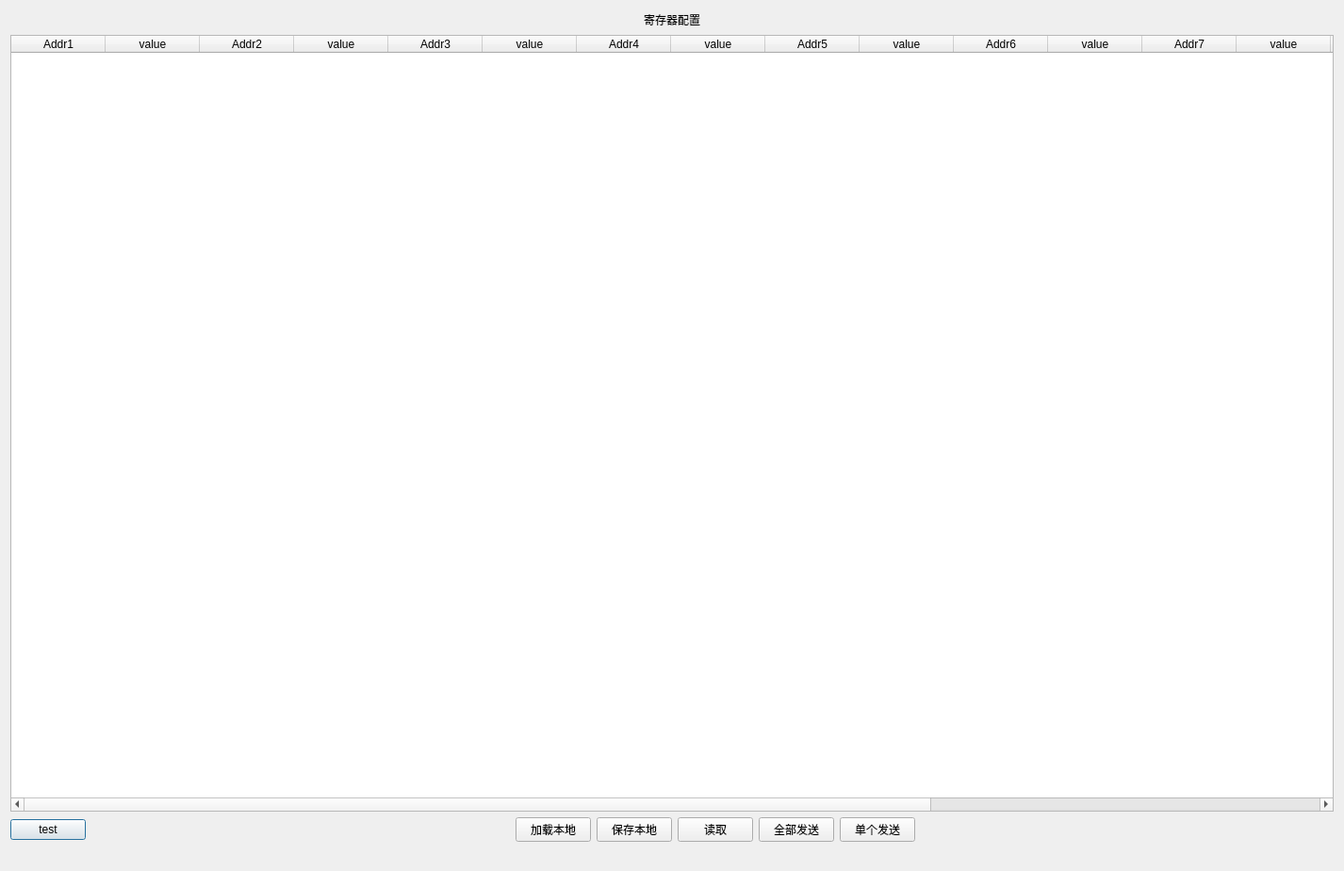
<?xml version="1.0" encoding="UTF-8"?>
<ui version="4.0">
 <class>RegisiterSetDialog</class>
 <widget class="QDialog" name="RegisiterSetDialog">
  <property name="geometry">
   <rect>
    <x>0</x>
    <y>0</y>
    <width>1426</width>
    <height>924</height>
   </rect>
  </property>
  <property name="windowTitle">
   <string>寄存器配置界面</string>
  </property>
  <property name="windowIcon">
   <iconset resource="images/img.qrc">
    <normaloff>:/new/prefix1/ccClippingBoxMultExport.png</normaloff>:/new/prefix1/ccClippingBoxMultExport.png</iconset>
  </property>
  <layout class="QGridLayout" name="gridLayout">
   <item row="0" column="0">
    <layout class="QHBoxLayout" name="horizontalLayout">
     <item>
      <spacer name="horizontalSpacer">
       <property name="orientation">
        <enum>Qt::Horizontal</enum>
       </property>
       <property name="sizeHint" stdset="0">
        <size>
         <width>40</width>
         <height>20</height>
        </size>
       </property>
      </spacer>
     </item>
     <item>
      <widget class="QLabel" name="label">
       <property name="styleSheet">
        <string notr="true">font: 12pt &quot;黑体&quot;;</string>
       </property>
       <property name="text">
        <string>寄存器配置</string>
       </property>
      </widget>
     </item>
     <item>
      <spacer name="horizontalSpacer_2">
       <property name="orientation">
        <enum>Qt::Horizontal</enum>
       </property>
       <property name="sizeHint" stdset="0">
        <size>
         <width>40</width>
         <height>20</height>
        </size>
       </property>
      </spacer>
     </item>
    </layout>
   </item>
   <item row="1" column="0">
    <widget class="QTableWidget" name="tableWidget">
     <column>
      <property name="text">
       <string>Addr1</string>
      </property>
      <property name="icon">
       <iconset>
        <normalon>:/new/prefix1/ccClippingBoxSingleExport.png</normalon>
       </iconset>
      </property>
     </column>
     <column>
      <property name="text">
       <string>value</string>
      </property>
     </column>
     <column>
      <property name="text">
       <string>Addr2</string>
      </property>
      <property name="icon">
       <iconset>
        <normalon>:/new/prefix1/ccClippingBoxSingleExport.png</normalon>
       </iconset>
      </property>
     </column>
     <column>
      <property name="text">
       <string>value</string>
      </property>
     </column>
     <column>
      <property name="text">
       <string>Addr3</string>
      </property>
      <property name="icon">
       <iconset>
        <normalon>:/new/prefix1/ccClippingBoxSingleExport.png</normalon>
       </iconset>
      </property>
     </column>
     <column>
      <property name="text">
       <string>value</string>
      </property>
     </column>
     <column>
      <property name="text">
       <string>Addr4</string>
      </property>
      <property name="icon">
       <iconset>
        <normalon>:/new/prefix1/ccClippingBoxSingleExport.png</normalon>
       </iconset>
      </property>
     </column>
     <column>
      <property name="text">
       <string>value</string>
      </property>
     </column>
     <column>
      <property name="text">
       <string>Addr5</string>
      </property>
      <property name="icon">
       <iconset>
        <normalon>:/new/prefix1/ccClippingBoxSingleExport.png</normalon>
       </iconset>
      </property>
     </column>
     <column>
      <property name="text">
       <string>value</string>
      </property>
     </column>
     <column>
      <property name="text">
       <string>Addr6</string>
      </property>
      <property name="icon">
       <iconset>
        <normalon>:/new/prefix1/ccClippingBoxSingleExport.png</normalon>
       </iconset>
      </property>
     </column>
     <column>
      <property name="text">
       <string>value</string>
      </property>
     </column>
     <column>
      <property name="text">
       <string>Addr7</string>
      </property>
      <property name="icon">
       <iconset>
        <normalon>:/new/prefix1/ccClippingBoxSingleExport.png</normalon>
       </iconset>
      </property>
     </column>
     <column>
      <property name="text">
       <string>value</string>
      </property>
     </column>
     <column>
      <property name="text">
       <string>Addr8</string>
      </property>
      <property name="icon">
       <iconset>
        <normalon>:/new/prefix1/ccClippingBoxSingleExport.png</normalon>
       </iconset>
      </property>
     </column>
     <column>
      <property name="text">
       <string>value</string>
      </property>
     </column>
     <column>
      <property name="text">
       <string>Addr9</string>
      </property>
      <property name="icon">
       <iconset>
        <normalon>:/new/prefix1/ccClippingBoxSingleExport.png</normalon>
       </iconset>
      </property>
     </column>
     <column>
      <property name="text">
       <string>value</string>
      </property>
     </column>
     <column>
      <property name="text">
       <string>Addr10</string>
      </property>
      <property name="icon">
       <iconset>
        <normalon>:/new/prefix1/ccClippingBoxSingleExport.png</normalon>
       </iconset>
      </property>
     </column>
     <column>
      <property name="text">
       <string>value</string>
      </property>
     </column>
    </widget>
   </item>
   <item row="2" column="0">
    <layout class="QHBoxLayout" name="horizontalLayout_3">
     <item>
      <widget class="QPushButton" name="test_pushButton">
       <property name="text">
        <string>test</string>
       </property>
      </widget>
     </item>
     <item>
      <spacer name="horizontalSpacer_3">
       <property name="orientation">
        <enum>Qt::Horizontal</enum>
       </property>
       <property name="sizeHint" stdset="0">
        <size>
         <width>92</width>
         <height>20</height>
        </size>
       </property>
      </spacer>
     </item>
     <item>
      <layout class="QHBoxLayout" name="horizontalLayout_2">
       <item>
        <widget class="Line" name="line">
         <property name="orientation">
          <enum>Qt::Horizontal</enum>
         </property>
        </widget>
       </item>
       <item>
        <widget class="QPushButton" name="loadLocal_pushButton">
         <property name="text">
          <string>加载本地</string>
         </property>
        </widget>
       </item>
       <item>
        <widget class="QPushButton" name="saveLocal_pushButton">
         <property name="text">
          <string>保存本地</string>
         </property>
        </widget>
       </item>
       <item>
        <widget class="QPushButton" name="read_pushButton">
         <property name="text">
          <string>读取</string>
         </property>
        </widget>
       </item>
       <item>
        <widget class="QPushButton" name="send_pushButton">
         <property name="text">
          <string>全部发送</string>
         </property>
        </widget>
       </item>
       <item>
        <widget class="QPushButton" name="singleSend_pushButton">
         <property name="text">
          <string>单个发送</string>
         </property>
        </widget>
       </item>
      </layout>
     </item>
     <item>
      <spacer name="horizontalSpacer_4">
       <property name="orientation">
        <enum>Qt::Horizontal</enum>
       </property>
       <property name="sizeHint" stdset="0">
        <size>
         <width>218</width>
         <height>17</height>
        </size>
       </property>
      </spacer>
     </item>
    </layout>
   </item>
   <item row="3" column="0">
    <spacer name="horizontalSpacer_5">
     <property name="orientation">
      <enum>Qt::Horizontal</enum>
     </property>
     <property name="sizeHint" stdset="0">
      <size>
       <width>317</width>
       <height>20</height>
      </size>
     </property>
    </spacer>
   </item>
  </layout>
 </widget>
 <resources>
  <include location="images/img.qrc"/>
 </resources>
 <connections/>
</ui>
